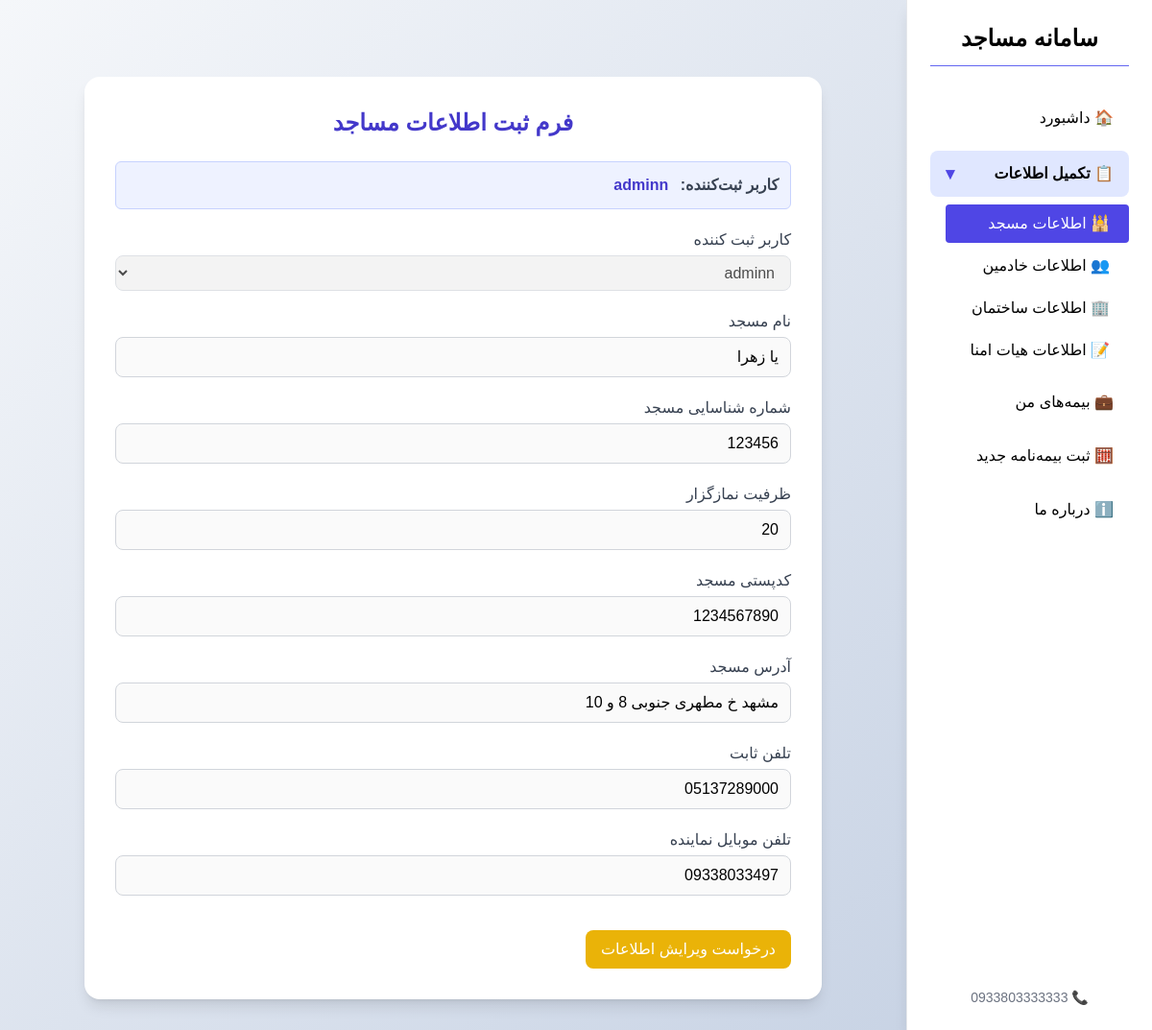
Page /account/mainform/ (signed in) on the earlier database version.
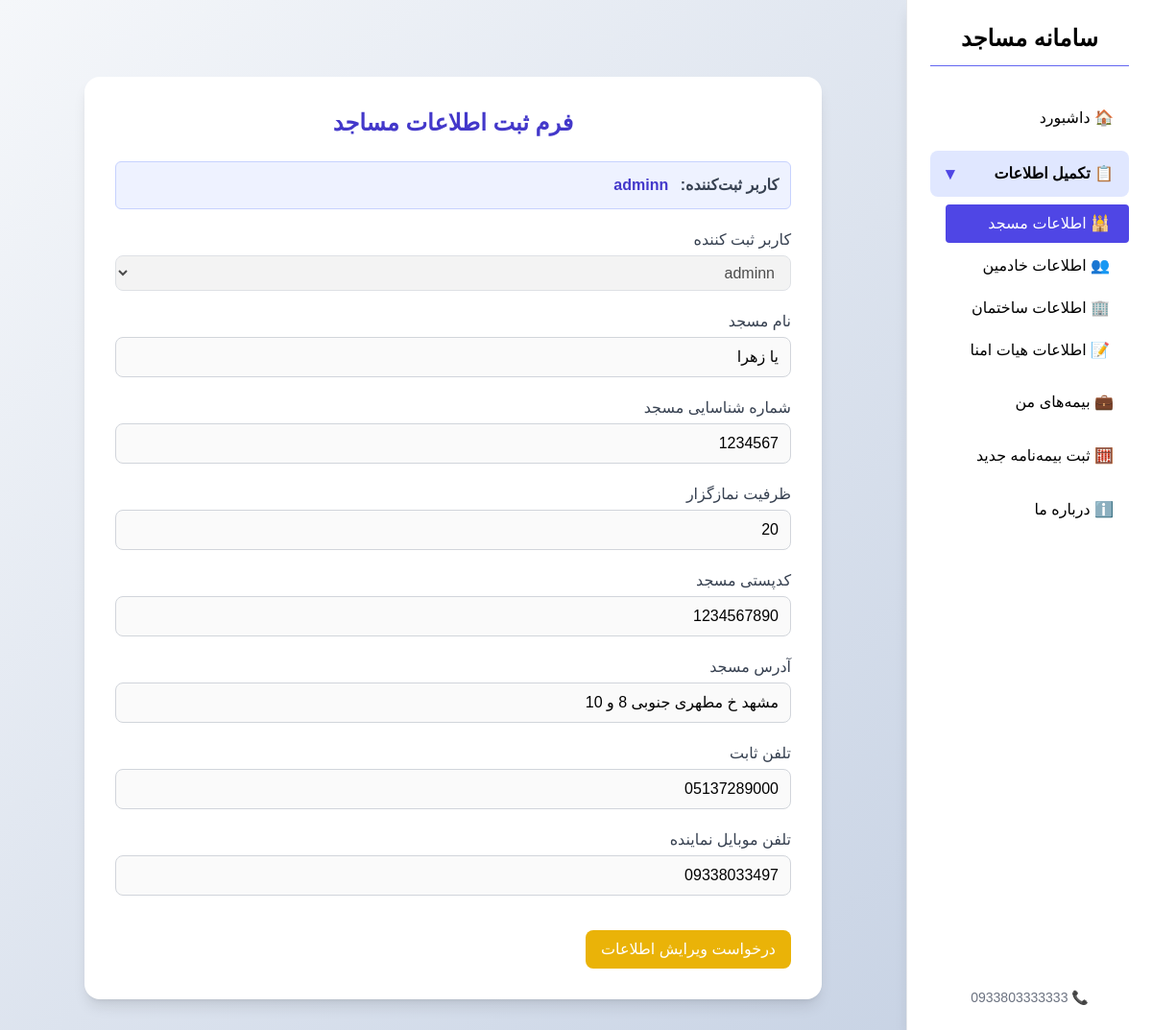
Same page on the later database version.
### forms/models.py (models this page shows, shortened)
class MainRegistration(models.Model):
    registration=models.ForeignKey(Signup,on_delete=models.CASCADE,related_name="mosque",verbose_name="کاربر ثبت کننده")
    mosque_name=models.CharField(max_length=50,verbose_name="نام مسجد")
    mosque_id=models.IntegerField(verbose_name="کد شناسایی مسجد")
    mosque_Capacity=models.IntegerField(validators=[MinValueValidator(10)],verbose_name='ظرفیت نمازگزار')
    mosque_postalcode=models.CharField(verbose_name="کدپستی مسجد",validators=[MinLengthValidator(9)],max_length=11)
    mosque_address=models.CharField(max_length=200,verbose_name="آدرس مسجد")
    mosque_phone=models.CharField(verbose_name="تلفن ثابت مسجد",blank=True,max_length=11,validators=[MinLengthValidator(11)])
    created_phone=models.CharField(verbose_name="تلفن موبایل",max_length=11,validators=[MinLengthValidator(11)],unique=True)
    create_date=models.DateTimeField(auto_now_add=True)
    class Meta:
        verbose_name="لیست مساجد"

### forms/views.py (the view)
def MainRegistration_view(request):
    signup = get_signup_from_session(request)
    if not signup:
        return redirect('login')  # یا مسیر مناسب
    main_reg = MainRegistration.objects.filter(registration=signup).first()
    editing = request.GET.get("edit") == "true"
    if request.method == 'POST':
        form = MainRegistration_form(request.POST, instance=main_reg)
        if form.is_valid():
            obj = form.save(commit=False)
            obj.registration = signup
            obj.save()
            messages.success(request, "اطلاعات مسجد با موفقیت ذخیره شد ✅")
            return redirect('/')  # یا مسیر دلخواه بعد از ذخیره
        else:
            messages.error(request, "فرم معتبر نیست، لطفا مقادیر را بررسی کنید.")
    else:
        form = MainRegistration_form(instance=main_reg)
        if main_reg and not editing:
            for field in form.fields.values():
                field.widget.attrs['disabled'] = 'disabled'
    return render(request, 'mainform.html', {
        'form': form,
        'signup': signup,
        'editing': editing,
        'main_reg': main_reg,
    })

### forms/forms.py
class MainRegistration_form(StyledModelForm):
    class Meta:
        model=MainRegistration
        fields='__all__'
        widgets = {
            'mosque_phone': forms.NumberInput(attrs={'placeholder': 'تلفن ثابت'}),
            'created_phone': forms.NumberInput(attrs={'placeholder': 'موبایل نماینده'}),
        }
        labels={'mosque_name':"نام مسجد",
                'mosque_id':"شماره شناسایی مسجد",
                'mosque_Capacity':"ظرفیت نمازگزار",
                'mosque_postalcode':"کدپستی مسجد",
                'mosque_address':"آدرس مسجد",
                'mosque_phone':"تلفن ثابت",
                'created_phone':"تلفن موبایل نماینده"}
        help_texts = {
            'mosque_postalcode': 'کد ۱۰ رقمی وارد کنید.',
            'created_phone': 'شماره موبایل ۱۱ رقمی.',
        }

### forms/models.py (called while the page is built)
    def __str__(self):
        return self.username

### forms/templates/mainform.html (shortened to what this page needs)
{% extends "base.html" %}
{% load static %}
{% block content %}
<body class="bg-slate-100 min-h-screen flex items-center justify-center">
  <div class="w-full max-w-3xl bg-white rounded-2xl shadow-lg p-8 mx-auto mt-12">
    <h2 class="text-2xl font-bold text-center text-indigo-700 mb-6">فرم ثبت اطلاعات مساجد</h2>
    {% if signup %}
      <div class="bg-indigo-50 p-3 rounded-md text-gray-700 border border-indigo-200 mb-4">
        <strong>کاربر ثبت‌کننده:</strong>
        <span class="text-indigo-700 font-semibold mr-2">{{ signup.username }}</span>
      </div>
    {% endif %}
    <form method="post" class="space-y-5">
{% for field in form %}
  <div>
    <label class="block text-gray-700 mb-1" for="{{ field.id_for_label }}">{{ field.label }}</label>
    {{ field }}
  </div>
{% endfor %}
<div class="pt-4 flex justify-between items-center">
  {% if not editing %}
    <a href="?edit=true" class="bg-yellow-500 text-white py-2 px-4 rounded-lg hover:bg-yellow-600 transition-all">
      درخواست ویرایش اطلاعات
    </a>
  {% endif %}
    </div>
  </form>
</div>
</body>
{% endblock %}

Differences in the rows shown:
changed MainRegistration "adminn": mosque_id "123456" → "1234567"
